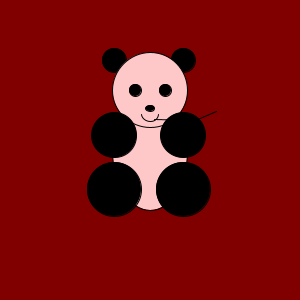
Frame 1 (no input)
Frame 60 (the mouse pressed at the canvas centre just before this capture): identical to frame 1, image omitted
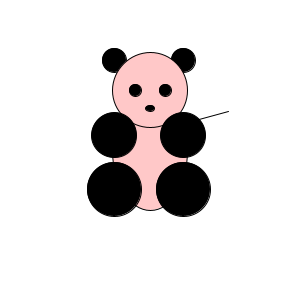
Frame 120 (the mouse held since frame 60 and released just before this capture)

The Processing sketch that drew these frames (run headless with seeded random() and noise(); from frame 60 on, the mouse is pressed at the canvas centre):

// Processing sketch: processing_87266
// ── processing_87266.pde

int myX;
int myY;
 
void setup() {
size(300,300);
}
 
void draw() {
background(255);//white
myX=mouseX;
myY=mouseY;
 
if( (myX<=3) || (myY<=3)){
background(128,0,0);
}else {
}
 
fill(0);//black
ellipse(114,60,24,24);//left ear
ellipse(183,60,24,24);//right ear
fill(255,200,200);
ellipse(150,150,75,120);//body
ellipse(150,90,75,75);//head
fill(0,0,0);//black
ellipse(135,90,12,12);//left eye
ellipse(165,90,12,12);//right eye
ellipse(150,108,9,6);//nose
ellipse(114,135,45,45);//left hand
ellipse(183,135,45,45);//right hand
ellipse(114,189,54,54);//left foot
ellipse(183,189,54,54);//right foot
 
fill(255,200,200);
arc(150,114,18,15,myX/12+radians(5),radians(175));//smile
 
 
line(195,120,myX/12-50+204,myY/12+20+99);//L bamboo
line(195,120,myX/12+216,111);//R bamboo
 
}
